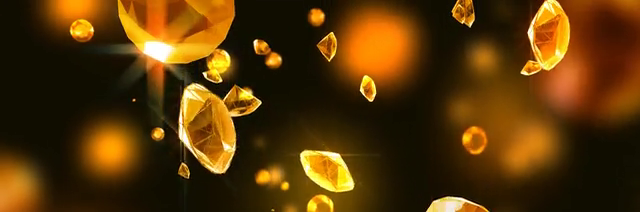
#> input picture frame 60 of Sample Videos/diamonds.mp4, 640 x 212 px, given in place of the camera
$ jupyter execute webcam_video.ipynb   (text cells are left out)
#> lines starting #> are read from the running program, lines starting #| are printed output that depends on the picture
[cell 1]
import cv2
cap = cv2.VideoCapture(0)

while True:
    ret, frame = cap.read()
#> frame is the input picture: shape (212, 640, 3); mean B, G, R 8.2, 53.8, 86.8
    if ret == True:
        resized_frame = cv2.resize(frame,(500,500))
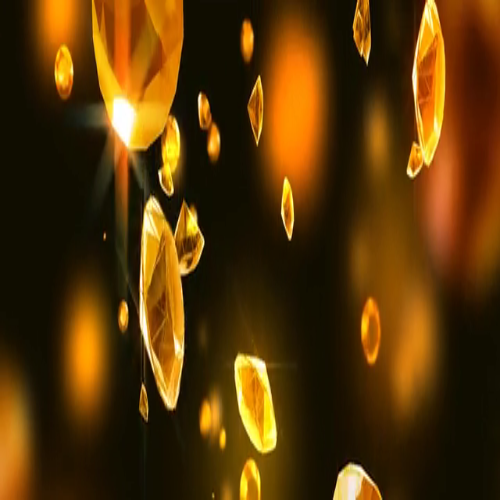
#> resized_frame: shape (500, 500, 3); mean B, G, R 8.1, 53.7, 86.7
        cv2.imshow('WEBCAM CAPTURE',resized_frame)

        if cv2.waitKey(1000) & 0xFF == ord('q'):
#> (key q is pressed here)
            break
    else:
        print('Webcam Not Available!')
        break
cap.release()
cv2.destroyAllWindows()

[cell 2]
import cv2
cap = cv2.VideoCapture(0)
f = cv2.VideoWriter.fourcc(*'H264')
out = cv2.VideoWriter('demo.mp4',f,30.0,(640,320))

while cap.isOpened():
    ret, frame = cap.read()
    if ret == True:
        flip_frame = cv2.flip(frame,1)
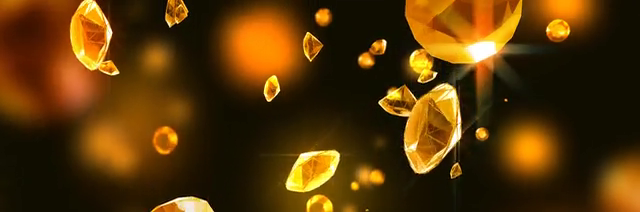
#> flip_frame: shape (212, 640, 3); mean B, G, R 8.2, 53.8, 86.8
        out.write(frame)
        cv2.imshow('my_video',flip_frame)

        if cv2.waitKey(1) & 0xff == ord('q'):
#> (key q is pressed here)
            break
    else:
        print('Video not found!')
        break
cap.release()
out.release()
cv2.destroyWindow('my_video')  # Close the specific window by name
cv2.destroyAllWindows()

$ run again, starting later in the video
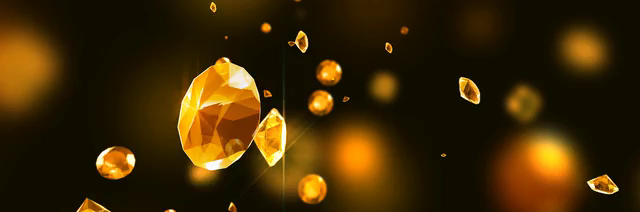
#> input picture frame 270 of Sample Videos/diamonds.mp4, 640 x 212 px, given in place of the camera
#> frame is the input picture: shape (212, 640, 3); mean B, G, R 5.2, 40.9, 62
#> `resized_frame = cv2.resize(frame,(500,500))`:
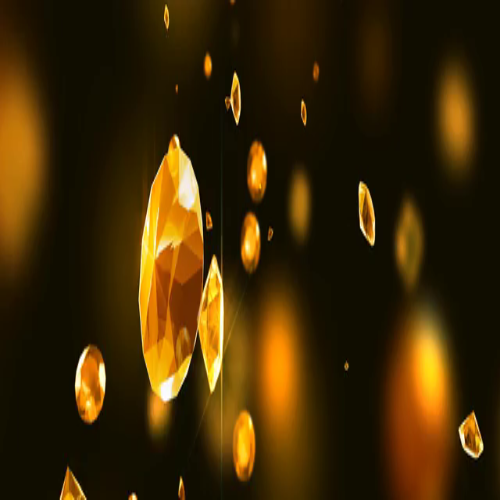
#> resized_frame: shape (500, 500, 3); mean B, G, R 5.1, 40.8, 61.9
#> `flip_frame = cv2.flip(frame,1)`:
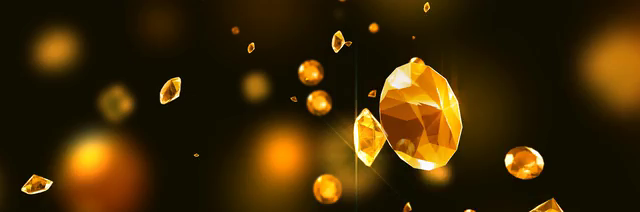
#> flip_frame: shape (212, 640, 3); mean B, G, R 5.2, 40.9, 62

$ run again, starting later in the video
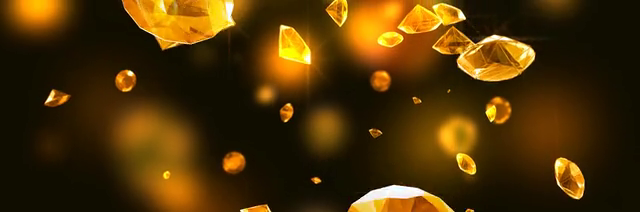
#> input picture frame 480 of Sample Videos/diamonds.mp4, 640 x 212 px, given in place of the camera
#> frame is the input picture: shape (212, 640, 3); mean B, G, R 6.4, 49.8, 76.5
#> `resized_frame = cv2.resize(frame,(500,500))`:
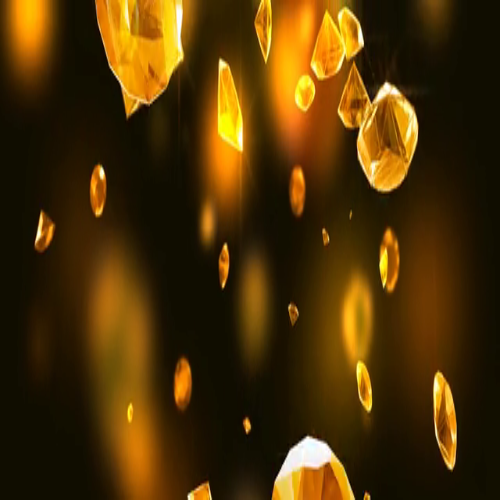
#> resized_frame: shape (500, 500, 3); mean B, G, R 6.4, 49.7, 76.4
#> `flip_frame = cv2.flip(frame,1)`:
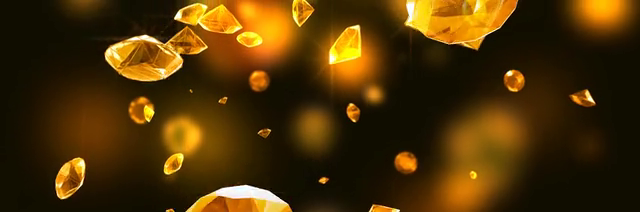
#> flip_frame: shape (212, 640, 3); mean B, G, R 6.4, 49.8, 76.5
